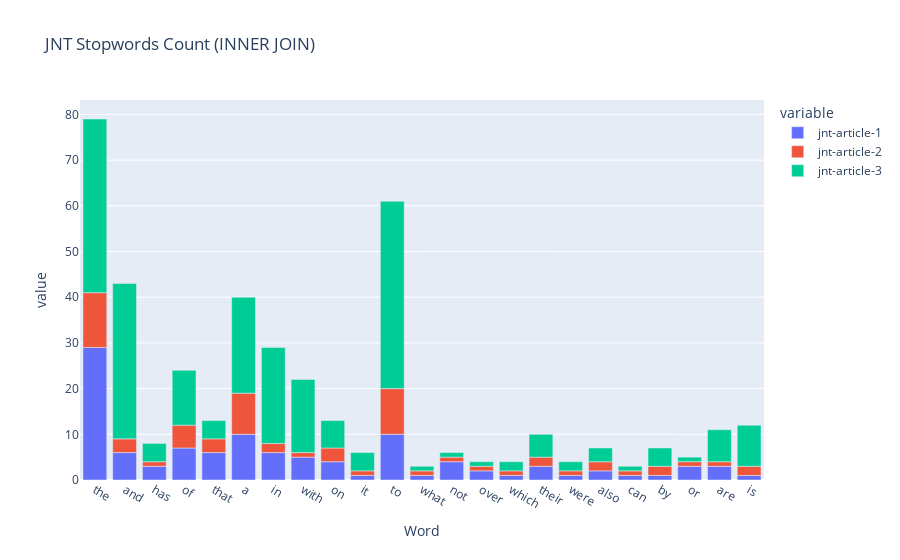

The code cell stored with this chart in its notebook:
### Code cell
import pandas as pd
import plotly.graph_objects as go
from plotly.offline import iplot

#Merge the table

jntSWOT = pd.merge(jntSW1, jntSW2, on='Word', how= 'inner')

jntSW = pd.merge(jntSWOT, jntSW3, on= 'Word')

#rename the column
jntSW.rename(columns = {'Count_x':'jnt-article-1', 'Count_y':'jnt-article-2',
                              'Count':'jnt-article-3'}, inplace = True)



px.bar(jntSW, x='Word', y=["jnt-article-1", "jnt-article-2", "jnt-article-3"], title='JNT Stopwords Count (INNER JOIN)')

### Figure 1 — Plotly figure (JSON) as saved in the notebook; plotly's stock layout.template omitted (floating-point values rounded to 4 significant figures)
{"data": [{"alignmentgroup": "True", "hovertemplate": "variable=jnt-article-1<br>Word=%{x}<br>value=%{y}<extra></extra>", "legendgroup": "jnt-article-1", "marker": {"color": "#636efa"}, "name": "jnt-article-1", "offsetgroup": "jnt-article-1", "orientation": "v", "showlegend": true, "textposition": "auto", "type": "bar", "x": ["the", "and", "has", "of", "that", "a", "in", "with", "on", "it", "to", "what", "not", "over", "which", "their", "were", "also", "can", "by", "or", "are", "is"], "xaxis": "x", "y": [29, 6, 3, 7, 6, 10, 6, 5, 4, 1, 10, 1, 4, 2, 1, 3, 1, 2, 1, 1, 3, 3, 1], "yaxis": "y"}, {"alignmentgroup": "True", "hovertemplate": "variable=jnt-article-2<br>Word=%{x}<br>value=%{y}<extra></extra>", "legendgroup": "jnt-article-2", "marker": {"color": "#EF553B"}, "name": "jnt-article-2", "offsetgroup": "jnt-article-2", "orientation": "v", "showlegend": true, "textposition": "auto", "type": "bar", "x": ["the", "and", "has", "of", "that", "a", "in", "with", "on", "it", "to", "what", "not", "over", "which", "their", "were", "also", "can", "by", "or", "are", "is"], "xaxis": "x", "y": [12, 3, 1, 5, 3, 9, 2, 1, 3, 1, 10, 1, 1, 1, 1, 2, 1, 2, 1, 2, 1, 1, 2], "yaxis": "y"}, {"alignmentgroup": "True", "hovertemplate": "variable=jnt-article-3<br>Word=%{x}<br>value=%{y}<extra></extra>", "legendgroup": "jnt-article-3", "marker": {"color": "#00cc96"}, "name": "jnt-article-3", "offsetgroup": "jnt-article-3", "orientation": "v", "showlegend": true, "textposition": "auto", "type": "bar", "x": ["the", "and", "has", "of", "that", "a", "in", "with", "on", "it", "to", "what", "not", "over", "which", "their", "were", "also", "can", "by", "or", "are", "is"], "xaxis": "x", "y": [38, 34, 4, 12, 4, 21, 21, 16, 6, 4, 41, 1, 1, 1, 2, 5, 2, 3, 1, 4, 1, 7, 9], "yaxis": "y"}], "layout": {"barmode": "relative", "legend": {"title": {"text": "variable"}, "tracegroupgap": 0}, "title": {"text": "JNT Stopwords Count (INNER JOIN)"}, "xaxis": {"anchor": "y", "domain": [0, 1], "title": {"text": "Word"}}, "yaxis": {"anchor": "x", "domain": [0, 1], "title": {"text": "value"}}}}
